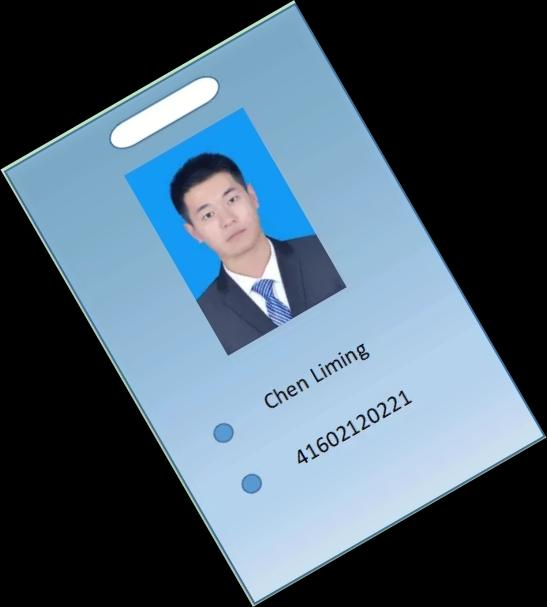
%> input picture 模板匹配识别/test/0.jpg, 547 x 607 px
$ octave dingwei.m   (GNU Octave 9; MATLAB toolbox functions it lacks are replaced by stand-ins)
%> lines starting %> are read from the running program, lines starting %| are printed output that depends on the picture; in (x1, y1, x2, y2) boxes, pixels count from 0 and x2, y2 are one past the last pixel; in counts of white or black regions, pixels touching at a corner belong together; the program's own positions count from 1
%用于定位
clc;
clear all;
close all;
warning off
m=1;%图片的亮度系数对与识别成功率影响很大，如果图片本身对比度很高值设为1即可，如果光线较暗可适当提高数值反之亦然。
[fn,pn,fi]=uigetfile('*.*','选择图片');%选择图片
%> the answer given: test/0.jpg
bmp=imread([pn fn]);%显示原始图像
%> bmp is the input picture: size 607x547x3 uint8; mean R, G, B 75.1, 93.9, 109.1
figure(1)
imshow(bmp);
title('原始名牌图像');
%%%%%%%%%%图像HSV处理%%%%%%%%%%
myhsv=rgb2hsv(bmp);%对图像进行HSV处理
%> myhsv: size 607x547x3 double; mean H, S, V 0.304, 0.208, 0.431
h=myhsv(:,:,1);
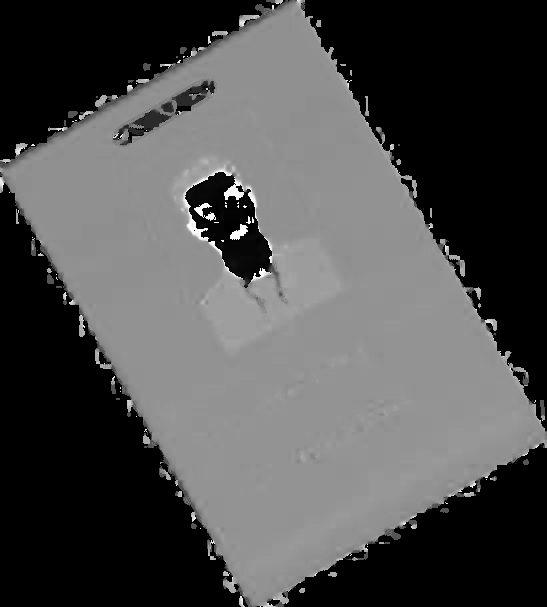
%> h: size 607x547 double; min 0, max 0.996, mean 0.304
s=myhsv(:,:,2);
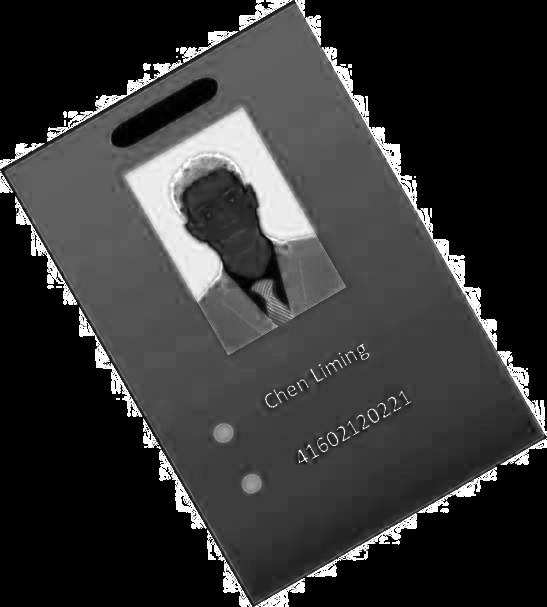
%> s: size 607x547 double; min 0, max 1, mean 0.208
v=myhsv(:,:,3);
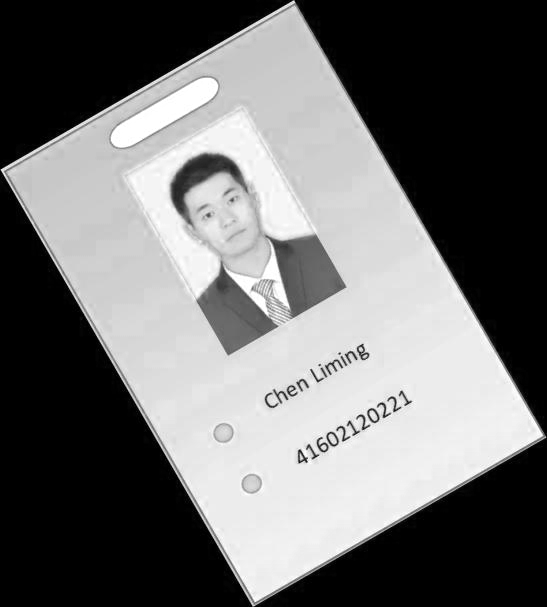
%> v: size 607x547 double; min 0, max 1, mean 0.431
%%%%%%%%%%图像中值滤波%%%%%%%%%%
bmp=medfilt2(v,[3,3]);
%> bmp: size 607x547 double
% figure(2);subplot(221);imshow(bmp);title('中值滤波图像');
%%%%%%%%%%图像二值处理%%%%%%%%%%
A=im2bw(v,0.3);%对图像进行二值化处理
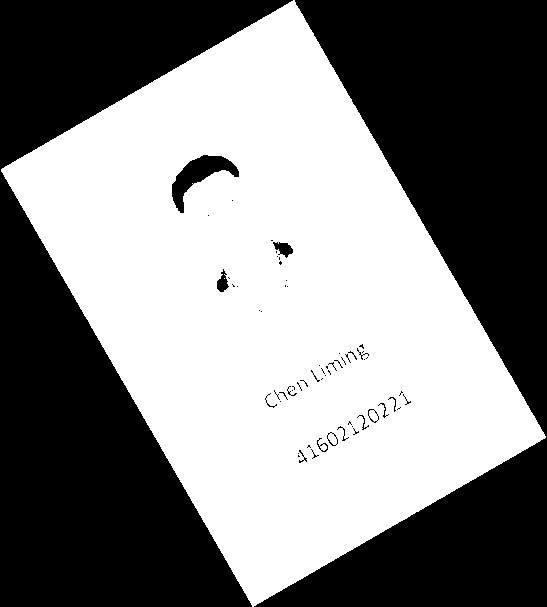
%> A: size 607x547 logical; 50.9% white; 65 black regions (49 under 20 px), largest, box (x1, y1, x2, y2) and area: (254, 0, 547, 607) 80384, (0, 0, 293, 607) 80281, (172, 155, 239, 213) 1396
%%%%%%%%图像做形态学处理%%%%%%%%%
zfwz=[100 320 150 100];
B=bwmorph(A,'spur',inf);%figure,imshow(bw);title('擦除之前');
%> B: size 607x547 logical; 50.9% white; 65 black regions (49 under 20 px), largest, box (x1, y1, x2, y2) and area: (254, 0, 547, 607) 80384, (0, 0, 293, 607) 80281, (172, 155, 239, 213) 1397
B=im2bw(B,0.5);
imshow(B);
B=imcrop(B,[100 300 200 150]);%将含有名牌欣喜的部分剪裁下来
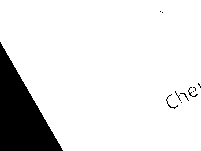
%> B: size 151x201 logical; 88.3% white; 11 black regions (8 under 20 px), largest, box (x1, y1, x2, y2) and area: (0, 42, 63, 151) 3460, (166, 94, 178, 109) 26, (188, 87, 198, 97) 22
grayimg = B;BWimg = grayimg;[width,height]=size(grayimg);%灰度图数据传递，导入宽高
%> after `[width,height]=size(grayimg)`: width = 151; height = 201
A=im2bw(B,0.5);     % thresh=0.5 表示将灰度等级在128以下的像素全部变为黑色，将灰度等级在128以上的像素全部变为白色。
bw = edge(A,'sobel','vertical'); figure(2); imshow(bw);title("边缘图像"); % 垂直边缘检测
%> after `bw = edge(A,'sobel','vertical')`: bw: size 151x201 logical; 1.1% white in thin lines or dots
Z = strel('rectangle',[30,18]);%连通域处理
bw_close=imclose(bw,Z);%连通域闭处理
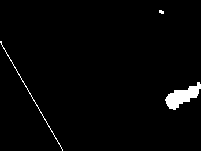
%> bw_close: size 151x201 logical; 2% white; 3 white regions (1 under 20 px)
bw_open = imopen(bw,Z);%连通域开处理
%> bw_open: size 151x201 logical; every value is 0
showImg = grayimg;%灰度图数据传递
%图像数据二值化处理,如果图像尺度过大会使处理时间几何倍增加，所以尽量使用小尺度图片，（你的图片完全OK）我提供个测试图片就属于过大的了
for i=1:width
    for j=1:height
        if(BWimg(i,j) == 255)
            showImg(i,j)= grayimg(i,j);
        else
            showImg(i,j)= 0;
        end
    end
end
figure(3);
imshow(showImg);%可视化显示二值化图像
[l,m] = bwlabel(bw_close);  %连续域标签
%> l: size 151x201 double; 4 distinct labels, from 0 to 3
%> m = 3
status=regionprops(l,'BoundingBox');%图像区域度量
%> status = 3 regions; box (x1, y1, x2, y2): (0, 41, 63, 151), (159, 10, 164, 14), (165, 82, 201, 110)
centroid = regionprops(l,'Centroid');%字符区域度量
%> centroid = 3 regions; Centroid: [31.5 95.7], [162 12.5], [182.8 97]
imshow(B);hold on;
a=[0 0 0 0];
if m>1
for i=1:m
if status(i).BoundingBox(1,3) > status(i).BoundingBox(1,4)%归一化预处理
    status(i).BoundingBox(1,4)=status(i).BoundingBox(1,3);
else
    status(i).BoundingBox(1,3)=status(i).BoundingBox(1,4);
end
   status(i).BoundingBox=status(i).BoundingBox+a;
    rectangle('position',status(i).BoundingBox,'edgecolor','g');%字符画框
    text(centroid(i,1).Centroid(1,1)-25,centroid(i,1).Centroid(1,2)-25, num2str(i),'Color', 'r') %字符框标号
end
%> this loop made 3 passes
%> after the loop, status = 3 regions; box (x1, y1, x2, y2): (0, 41, 110, 151), (159, 10, 164, 15), (165, 82, 201, 118)
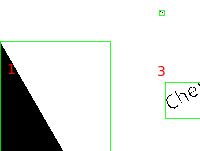
%> figure redrawn from the program's plot data
end

$ run again, on 模板匹配识别/test/4.jpg
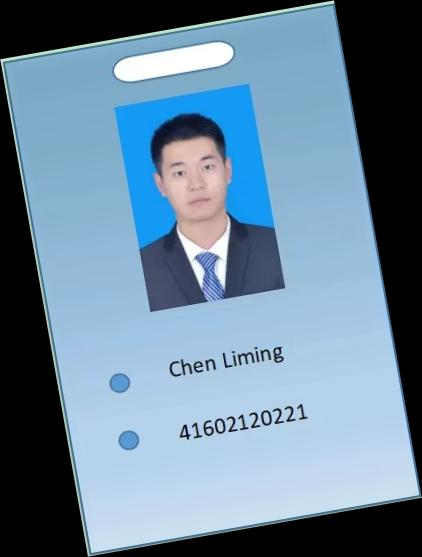
%> input picture 模板匹配识别/test/4.jpg, 422 x 557 px
%> bmp is the input picture: size 557x422x3 uint8; mean R, G, B 106, 132.6, 154
%> myhsv: size 557x422x3 double; mean H, S, V 0.426, 0.286, 0.608
%> bmp: size 557x422 double
%> A: size 557x422 logical; 71.9% white; 61 black regions (41 under 20 px), largest, box (x1, y1, x2, y2) and area: (334, 0, 422, 496) 21964, (0, 62, 88, 557) 21890, (89, 498, 422, 557) 9945
%> B: size 151x201 logical; 98.1% white; black in thin lines or dots, all inside (x1, y1, x2, y2) = (71, 48, 201, 140)
%> bw: size 151x201 logical; 2.6% white in thin lines or dots, all inside (x1, y1, x2, y2) = (70, 48, 200, 140)
%> bw_close: size 151x201 logical; 9.3% white; 2 white regions
%> bw_open: size 151x201 logical; every value is 0
%> `[l,m] = bwlabel(bw_close);`:
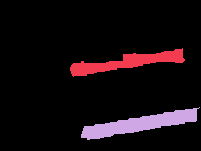
%> l: size 151x201 double; 3 distinct labels, from 0 to 2; one colour per label, 0 black
%> m = 2
%> `status=regionprops(l,'BoundingBox');`: status = 2 regions; box (x1, y1, x2, y2): (70, 48, 185, 77), (81, 107, 200, 140)
%> centroid = 2 regions; Centroid: [127.7 63], [140.3 124.6]
%> the loop `for i=1:m` made 2 passes
%> after the loop `for i=1:m`: status = 2 regions; box (x1, y1, x2, y2): (70, 48, 185, 163), (81, 107, 200, 226)
%> after the loop `for i=1:m`:
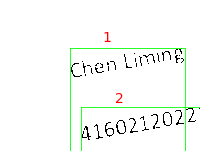
%> figure redrawn from the program's plot data
